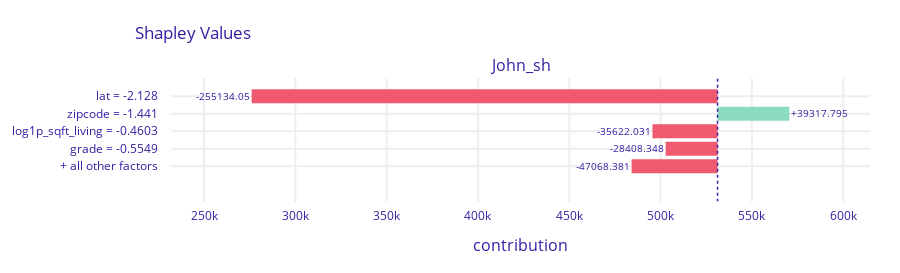

This figure's notebook cell:
### Code cell
mary_sh.plot(max_vars=5)

### Figure 1 — Plotly figure (JSON) as saved in the notebook; plotly's stock layout.template omitted (floating-point values rounded to 4 significant figures)
{"data": [{"base": 531200.0, "hoverinfo": "text", "hoverlabel": {"bgcolor": "rgba(0,0,0,0.8)"}, "hovertext": ["Average response: 531207.4<br>Prediction: 204292.34<br>lat = -2.128<br>decreases average response <br>by 255134.05", "Average response: 531207.4<br>Prediction: 204292.34<br>zipcode = -1.441<br>increases average response <br>by 39317.795", "Average response: 531207.4<br>Prediction: 204292.34<br>log1p_sqft_living = -0.4603<br>decreases average response <br>by 35622.031", "Average response: 531207.4<br>Prediction: 204292.34<br>grade = -0.5549<br>decreases average response <br>by 28408.348", "Average response: 531207.4<br>Prediction: 204292.34<br>+ all other factors<br>decreases average response <br>by 47068.381"], "marker": {"color": ["#f05a71", "#8bdcbe", "#f05a71", "#f05a71", "#f05a71"]}, "orientation": "h", "showlegend": false, "text": ["-255134.05", "+39317.795", "-35622.031", "-28408.348", "-47068.381"], "textposition": "outside", "type": "bar", "x": [-255100.0, 39320.0, -35620.0, -28410.0, -47070.0], "xaxis": "x", "y": ["lat = -2.128", "zipcode = -1.441", "log1p_sqft_living = -0.4603", "grade = -0.5549", "+ all other factors"], "yaxis": "y"}], "layout": {"annotations": [{"font": {"size": 16}, "showarrow": false, "text": "John_sh", "x": 0.5, "xanchor": "center", "xref": "paper", "y": 1, "yanchor": "bottom", "yref": "paper"}, {"font": {"size": 16}, "showarrow": false, "text": "contribution", "x": 0.5, "xanchor": "center", "xref": "paper", "y": 0, "yanchor": "top", "yref": "paper", "yshift": -30}], "font": {"color": "#371ea3"}, "height": 273, "margin": {"b": 71, "r": 30, "t": 78}, "shapes": [{"line": {"color": "#371ea3", "dash": "dot", "width": 1.5}, "type": "line", "x0": 531200.0, "x1": 531200.0, "xref": "x", "y0": -1, "y1": 6, "yref": "y"}], "title": {"text": "Shapley Values", "x": 0.15}, "xaxis": {"anchor": "y", "automargin": true, "domain": [0, 1], "fixedrange": true, "gridwidth": 2, "range": [231900.0, 614700.0], "tickcolor": "white", "ticklen": 3, "ticks": "outside", "type": "linear", "zeroline": false}, "yaxis": {"anchor": "x", "automargin": true, "autorange": "reversed", "domain": [0, 1], "fixedrange": true, "gridwidth": 2, "tickcolor": "white", "ticklen": 10, "ticks": "outside", "type": "category"}}}
